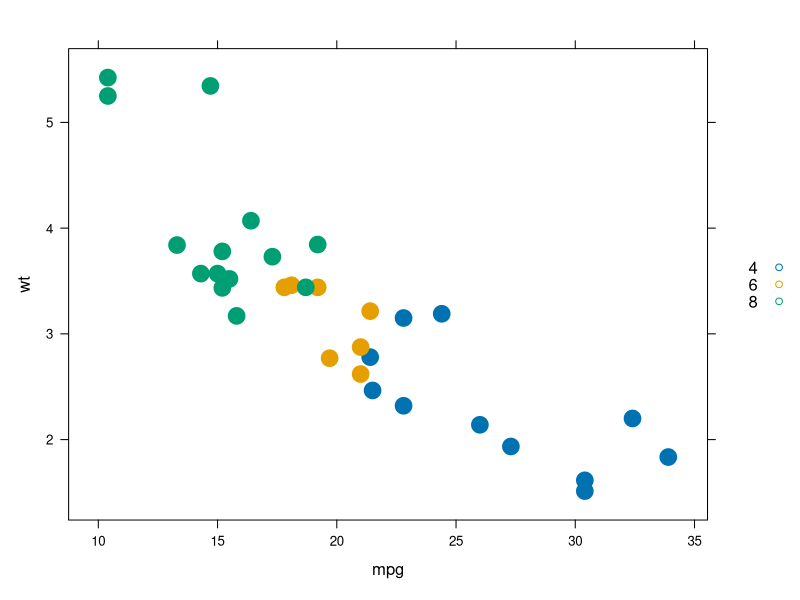

This figure's R source:
#KNN CLASSIFICATION

?mtcars

attach(mtcars)
library(lattice)

#model to classify the number of cylinders according to the weight and mpg
with(mtcars, xyplot(wt ~mpg, groups = cyl, auto.key=T, pch=20, cex=3))

library(class)

?knn
#train: the data we use to create our model
#test: the data we use to test if the model works
#k: number of neighbors we use for the model

#extra arguments:

#l: a minimum amount of votes of one class
# use.all: tie handling
# prob: shows the proportion of winning class votes

#data frame for training 
train <- cbind(mpg,wt)

#test data
test <- c(26,2.2)

knn(train, test, cl=cyl, k=2, prob=T)
